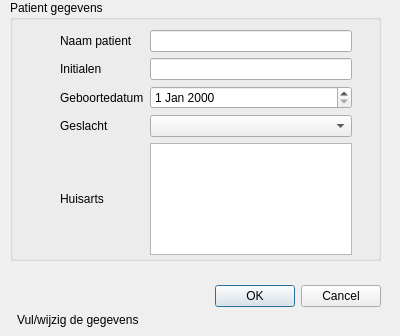
<?xml version="1.0" encoding="UTF-8"?>
<ui version="4.0">
 <class>inputPatient</class>
 <widget class="QDialog" name="inputPatient">
  <property name="windowModality">
   <enum>Qt::WindowModal</enum>
  </property>
  <property name="geometry">
   <rect>
    <x>0</x>
    <y>0</y>
    <width>400</width>
    <height>336</height>
   </rect>
  </property>
  <property name="sizePolicy">
   <sizepolicy hsizetype="Fixed" vsizetype="Fixed">
    <horstretch>0</horstretch>
    <verstretch>0</verstretch>
   </sizepolicy>
  </property>
  <property name="contextMenuPolicy">
   <enum>Qt::NoContextMenu</enum>
  </property>
  <property name="windowTitle">
   <string>Invoeren patiënt</string>
  </property>
  <widget class="QDialogButtonBox" name="buttonBox">
   <property name="geometry">
    <rect>
     <x>40</x>
     <y>280</y>
     <width>341</width>
     <height>32</height>
    </rect>
   </property>
   <property name="orientation">
    <enum>Qt::Horizontal</enum>
   </property>
   <property name="standardButtons">
    <set>QDialogButtonBox::Cancel|QDialogButtonBox::Ok</set>
   </property>
  </widget>
  <widget class="QGroupBox" name="patient_group">
   <property name="geometry">
    <rect>
     <x>10</x>
     <y>0</y>
     <width>371</width>
     <height>261</height>
    </rect>
   </property>
   <property name="sizePolicy">
    <sizepolicy hsizetype="Preferred" vsizetype="Preferred">
     <horstretch>0</horstretch>
     <verstretch>0</verstretch>
    </sizepolicy>
   </property>
   <property name="title">
    <string>Patient gegevens</string>
   </property>
   <widget class="QWidget" name="gridLayoutWidget">
    <property name="geometry">
     <rect>
      <x>50</x>
      <y>30</y>
      <width>305</width>
      <height>225</height>
     </rect>
    </property>
    <layout class="QGridLayout" name="patientgegevens">
     <item row="1" column="1">
      <widget class="QLineEdit" name="initials_edit">
       <property name="placeholderText">
        <string extracomment="Initialen; scheidt door punten"/>
       </property>
      </widget>
     </item>
     <item row="2" column="1">
      <widget class="QDateEdit" name="date_edit"/>
     </item>
     <item row="0" column="1">
      <widget class="QLineEdit" name="patient_name_edit">
       <property name="placeholderText">
        <string extracomment="De achternaam van de patient"/>
       </property>
      </widget>
     </item>
     <item row="0" column="0">
      <widget class="QLabel" name="patient_name_label">
       <property name="text">
        <string>Naam patient</string>
       </property>
      </widget>
     </item>
     <item row="4" column="1">
      <widget class="QPlainTextEdit" name="gpinfo_edit"/>
     </item>
     <item row="3" column="1">
      <widget class="QComboBox" name="sex_box">
       <property name="toolTip">
        <string extracomment="Sexe van de patient; niet verplicht"/>
       </property>
       <property name="placeholderText">
        <string extracomment="Kies een sexe of laat leeg">Kies een geslacht</string>
       </property>
      </widget>
     </item>
     <item row="1" column="0">
      <widget class="QLabel" name="initials_label">
       <property name="text">
        <string>Initialen</string>
       </property>
      </widget>
     </item>
     <item row="4" column="0">
      <widget class="QLabel" name="gpinfo_label">
       <property name="text">
        <string>Huisarts</string>
       </property>
      </widget>
     </item>
     <item row="2" column="0">
      <widget class="QLabel" name="birthdate_label">
       <property name="text">
        <string>Geboortedatum</string>
       </property>
      </widget>
     </item>
     <item row="3" column="0">
      <widget class="QLabel" name="sex_label">
       <property name="text">
        <string>Geslacht</string>
       </property>
      </widget>
     </item>
     <item row="1" column="2">
      <widget class="QLabel" name="initialserrorlabel">
       <property name="sizePolicy">
        <sizepolicy hsizetype="Fixed" vsizetype="Fixed">
         <horstretch>0</horstretch>
         <verstretch>0</verstretch>
        </sizepolicy>
       </property>
      </widget>
     </item>
     <item row="0" column="2">
      <widget class="QLabel" name="nameerrorlabel">
       <property name="sizePolicy">
        <sizepolicy hsizetype="Fixed" vsizetype="Fixed">
         <horstretch>0</horstretch>
         <verstretch>0</verstretch>
        </sizepolicy>
       </property>
       <property name="text">
        <string/>
       </property>
      </widget>
     </item>
    </layout>
   </widget>
  </widget>
  <widget class="QLabel" name="statusLabel">
   <property name="geometry">
    <rect>
     <x>17</x>
     <y>310</y>
     <width>371</width>
     <height>20</height>
    </rect>
   </property>
   <property name="text">
    <string>Vul/wijzig de gegevens</string>
   </property>
  </widget>
 </widget>
 <tabstops>
  <tabstop>patient_name_edit</tabstop>
  <tabstop>initials_edit</tabstop>
  <tabstop>date_edit</tabstop>
  <tabstop>sex_box</tabstop>
  <tabstop>gpinfo_edit</tabstop>
 </tabstops>
 <resources/>
 <connections>
  <connection>
   <sender>buttonBox</sender>
   <signal>accepted()</signal>
   <receiver>inputPatient</receiver>
   <slot>accept()</slot>
   <hints>
    <hint type="sourcelabel">
     <x>248</x>
     <y>254</y>
    </hint>
    <hint type="destinationlabel">
     <x>157</x>
     <y>274</y>
    </hint>
   </hints>
  </connection>
  <connection>
   <sender>buttonBox</sender>
   <signal>rejected()</signal>
   <receiver>inputPatient</receiver>
   <slot>reject()</slot>
   <hints>
    <hint type="sourcelabel">
     <x>316</x>
     <y>260</y>
    </hint>
    <hint type="destinationlabel">
     <x>286</x>
     <y>274</y>
    </hint>
   </hints>
  </connection>
 </connections>
</ui>
